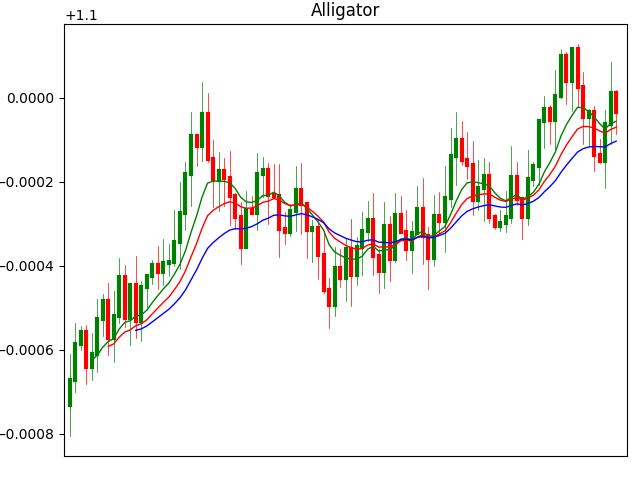

Python code for this plot:
import matplotlib.pyplot as plt
from datetime import datetime,timedelta
import numpy as np
import pandas as pd
import random
import indicator as indi

class Alligator:
    def __init__(self):
        self.n=100
        self.fig=plt.figure()
        self.title='Alligator'
        self.calc_type='dict'   #'dict' or 'pandas'
        self.indi=indi

    def set_variables(self):
        variables=['time','open','high','low','close']
        var={i:[] for i in variables}
        return var

    def print_data(self,var):
        print(len(var['time']),var['time'][-1],f"O:{var['open'][-1]:.5f}",f"H:{var['high'][-1]:.5f}"
              f"L:{var['low'][-1]:.5f}",f"C:{var['close'][-1]:.5f}")

    def get_data(self,var):
        for i in range(self.n):
            t=(datetime.now()+timedelta(minutes=i)).strftime('%d-%m-%Y %H:%M:%S')
            var['time'].append(t)

            if len(var['open'])==0:
                var['open'].append(random.uniform(1,1.2))
                up_close=var['open'][-1]*(1+0.0001)
                down_close=var['open'][-1]*(1-0.0001)
                var['close'].append(random.uniform(down_close,up_close))
            else:
                var['open'].append(var['close'][-1])
                up_close=var['open'][-1]*(1+0.0001)
                down_close=var['open'][-1]*(1-0.0001)
                var['close'].append(random.uniform(down_close,up_close))
        
            if var['open'][-1]<var['close'][-1]:
                price1=var['close'][-1]
                price2=var['open'][-1]
            elif var['open'][-1]>var['close'][-1]:
                price1=var['open'][-1]
                price2=var['close'][-1]
            high=random.uniform(price1,price1*(1+0.00007))
            low=random.uniform(price2,price2*(1-0.00007))
            var['high'].append(high)
            var['low'].append(low)

            #Alligator:
            if self.calc_type=='dict':
                self.indi.alligator_dict([5,8,13],var)

            self.print_data(var)

        if self.calc_type=='pandas':
            self.indi.alligator_pandas([5,8,13],var)

    def plot_data(self,var):
        self.fig.subplots_adjust(top=0.95,bottom=0.05,right=0.98,left=0.1,hspace=0,wspace=0)
        ax=self.fig.add_gridspec(6,1)
        ax1=self.fig.add_subplot(ax[0:6,:])

        ax1.clear()
        ax1.set_xticks([])
        ax1.set_title(self.title)
        ax1.set_xlim(-1,101)

        for i in range(len(var['time'])):
            if var['open'][i]>var['close'][i]:
                ccolor='r'
            elif var['open'][i]<var['close'][i]:
                ccolor='g'
            else:
                ccolor='gray'
            ax1.plot([var['time'][i]]*2,[var['open'][i],var['close'][i]],c=ccolor,lw=3)
            ax1.plot([var['time'][i]]*2,[var['high'][i],var['low'][i]],c=ccolor,lw=0.5)

        #plot alligator:
        ax1.plot(var['time'],var['lips'],c='g',lw=1)
        ax1.plot(var['time'],var['teeth'],c='r',lw=1)
        ax1.plot(var['time'],var['jaw'],c='b',lw=1)

        plt.show()

obj=Alligator()
var=obj.set_variables()
obj.get_data(var)
obj.plot_data(var)
